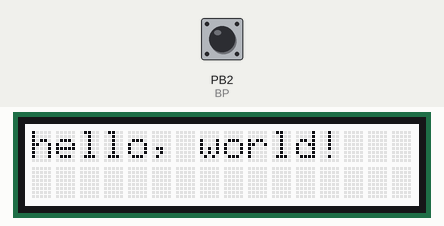
This program was run on a simulated ATtiny85, built with avr-gcc and run on an emulated ATtiny85. On the bench: 16×2 character LCD. The test bench sets the inputs (shaded band); at power-on: PB2 (BP) HIGH.

Above: at 0.2 s.
At 1.2 s:
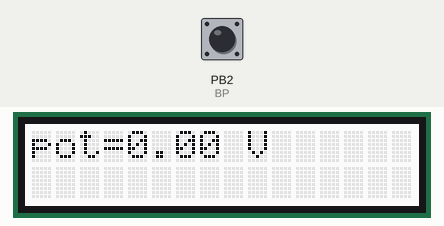

The program:

main.cpp
```cpp
#include <Arduino.h>
#include "SoftwareSerial.h"
#include "rgb_lcd.h"

#ifndef cbi
#define cbi(sfr, bit) (_SFR_BYTE(sfr) &= ~_BV(bit))
#endif
#ifndef sbi
#define sbi(sfr, bit) (_SFR_BYTE(sfr) |= _BV(bit))
#endif
// ATMEL ATTINY84 / ARDUINO
//
//                                 +-\/-+
//                            VCC  1|    |14  GND
//                   (D  0)  PB0  2|    |13  AREF (D 10)  TX
//                  (D  1)  PB1  3|    |12  PA1  (D  9)  LED1
//                          PB3  4|    |11  PA2  (D  8)  RX
//  PWM  BP INT0   (D  2)  PB2  5|    |10  PA3  (D  7) LED2
//  PWM  POT       (D  3)  PA7  6|    |9   PA4  (D  6) SCK
//  PWM  MOSI      (D  4)  PA6  7|    |8   PA5  (D  5) MISO       PWM
//                               +----+
const int LED1 = 9;
const int LED2 = 7;
const int BP = 2;
const int TX = 10;
const int RX = 8;
const int POT = 3;

int valeur_potentiometre;

SoftwareSerial mySerial(RX, TX); // RX, TX

rgb_lcd lcd;

//pb par défaut on utilise PA0 pour AREF pour l'ADC de l'attiny.
// donc analogRead() ne fonctionne pas car AREF=0, ca renvoie 0
//changer la carte et mettre PA0=Vcc

void analog_voie(int n){
  //0x07 (0x27) REFS1 REFS0 MUX5 MUX4 MUX3 MUX2 MUX1 MUX0 ADMUX
  //REFS1 REFS0 Voltage Reference Selection
  //0     0     VCC used as analog reference, disconnected from PA0 (AREF).
   ADMUX=n&0x7;// on choisie PA0,PA1,PA2,... et Vcc
}
int analog_conversion(){
    sbi(ADCSRA, ADSC); //Start conversion
  while(ADCSRA & (1<<ADSC)); //Wait for conversion to complete.
  uint8_t low = ADCL;
  uint8_t high = ADCH;
  return (high << 8) | low;
}

void setup()
{
  // Open serial communications and wait for port to open:
  mySerial.begin(4800);
  /*  while (!Serial) {
      ; // wait for serial port to connect. Needed for native USB port only
    }*/

  mySerial.println("Hello, world?");
  // put your setup code here, to run once:
  pinMode(LED1, OUTPUT);
  pinMode(LED2, OUTPUT);
  pinMode(BP, INPUT_PULLUP);
  analog_voie(7);//on choisit PA7
    lcd.begin(16, 2);
    // Print a message to the LCD.
    lcd.print("hello, world!");
    delay(1000);
}


void loop()
{
    // scroll 13 positions (string length) to the left

  // put your main code here, to run repeatedly:
 // valeur_potentiometre= analogRead(POT);//marche pas
  valeur_potentiometre=analog_conversion();
  mySerial.println(valeur_potentiometre);
  float tension=valeur_potentiometre*5.0/1024;
  lcd.clear();
  lcd.blinkLED();
  lcd.print("pot=");
  lcd.print(tension);
  lcd.print(" V");
  digitalWrite(LED1, !digitalRead(BP));
  digitalWrite(LED2, HIGH);
  delay(200);
  digitalWrite(LED1, !digitalRead(BP));
  digitalWrite(LED2, LOW);
  delay(200);
}
```
